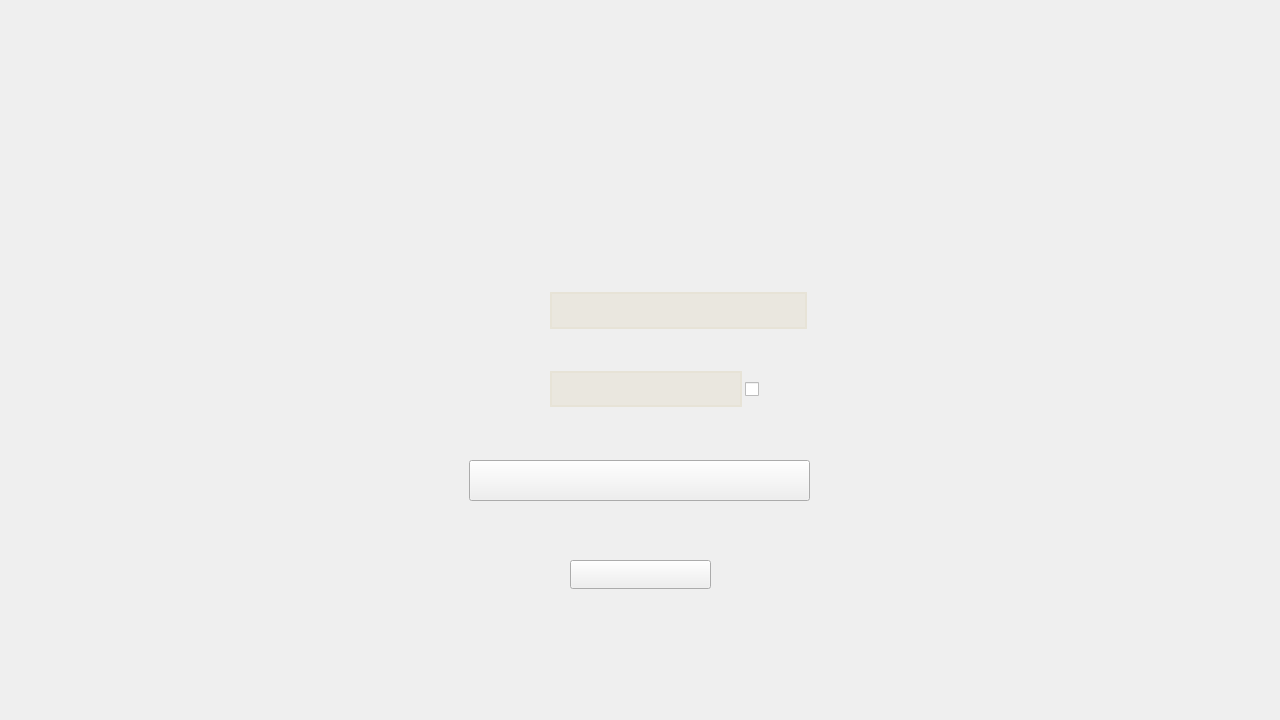
<?xml version="1.0" encoding="UTF-8"?>
<ui version="4.0">
 <class>Login</class>
 <widget class="QMainWindow" name="Login">
  <property name="geometry">
   <rect>
    <x>0</x>
    <y>0</y>
    <width>1280</width>
    <height>720</height>
   </rect>
  </property>
  <property name="font">
   <font>
    <pointsize>12</pointsize>
    <bold>true</bold>
   </font>
  </property>
  <property name="windowTitle">
   <string>MainWindow</string>
  </property>
  <widget class="QWidget" name="centralwidget">
   <widget class="QLabel" name="background">
    <property name="geometry">
     <rect>
      <x>0</x>
      <y>-10</y>
      <width>1280</width>
      <height>731</height>
     </rect>
    </property>
    <property name="text">
     <string/>
    </property>
    <property name="pixmap">
     <pixmap resource="Login-Register.qrc">:/Pages/All_Materials/Login_pg.jpg</pixmap>
    </property>
    <property name="scaledContents">
     <bool>true</bool>
    </property>
   </widget>
   <widget class="QPushButton" name="registerBtn">
    <property name="geometry">
     <rect>
      <x>570</x>
      <y>560</y>
      <width>141</width>
      <height>29</height>
     </rect>
    </property>
    <property name="font">
     <font>
      <pointsize>12</pointsize>
      <bold>true</bold>
     </font>
    </property>
    <property name="text">
     <string/>
    </property>
   </widget>
   <widget class="QPushButton" name="loginBtn">
    <property name="geometry">
     <rect>
      <x>469</x>
      <y>460</y>
      <width>341</width>
      <height>41</height>
     </rect>
    </property>
    <property name="font">
     <font>
      <pointsize>12</pointsize>
      <bold>true</bold>
     </font>
    </property>
    <property name="text">
     <string/>
    </property>
   </widget>
   <widget class="QLineEdit" name="passwordLineEdit">
    <property name="geometry">
     <rect>
      <x>550</x>
      <y>371</y>
      <width>192</width>
      <height>36</height>
     </rect>
    </property>
    <property name="font">
     <font>
      <pointsize>12</pointsize>
      <fontweight>DemiBold</fontweight>
     </font>
    </property>
    <property name="styleSheet">
     <string notr="true">background-color: rgba(229, 223, 206, 0.5);
color: #000000; 
border: 2px solid rgba(229, 223, 206, 0.5); 
font-weight: 600; 

</string>
    </property>
    <property name="echoMode">
     <enum>QLineEdit::Password</enum>
    </property>
   </widget>
   <widget class="QLineEdit" name="userNameLineEdit">
    <property name="geometry">
     <rect>
      <x>550</x>
      <y>292</y>
      <width>257</width>
      <height>37</height>
     </rect>
    </property>
    <property name="font">
     <font>
      <pointsize>12</pointsize>
      <fontweight>DemiBold</fontweight>
     </font>
    </property>
    <property name="styleSheet">
     <string notr="true">background-color: rgba(229, 223, 206, 0.5);
color: #000000; 
border: 2px solid rgba(229, 223, 206, 0.5); 
font-weight: 600; 

</string>
    </property>
   </widget>
   <widget class="QCheckBox" name="showPassCheckBox">
    <property name="geometry">
     <rect>
      <x>745</x>
      <y>378</y>
      <width>21</width>
      <height>22</height>
     </rect>
    </property>
    <property name="text">
     <string/>
    </property>
   </widget>
  </widget>
  <action name="actionRegister">
   <property name="text">
    <string>Register</string>
   </property>
  </action>
 </widget>
 <tabstops>
  <tabstop>userNameLineEdit</tabstop>
  <tabstop>passwordLineEdit</tabstop>
  <tabstop>loginBtn</tabstop>
  <tabstop>registerBtn</tabstop>
 </tabstops>
 <resources>
  <include location="Login-Register.qrc"/>
 </resources>
 <connections/>
</ui>
